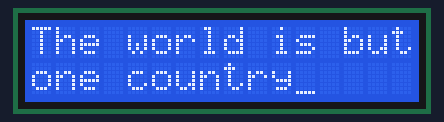
The program below on a simulated ATmega328P, built with avr-gcc and emulated at 16 MHz. Shown: 16×2 character LCD. Wiring (inferred from the names in the program): character LCD (HD44780): RS PB0; E PB1; data PD0, PD1, PD2, PD3, PD4, PD5, PD6, PD7.

Above: at 0.1 s.
At 2.6 s:
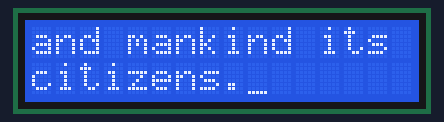

Measured:
- what the display in image 1 shows lasts 3.5 s, from 2.5 s to 6.0 s

The program:

main.c
```c
/*
 * Program12_5.c
 *  Author: Sepehr Naimi
 */

#include <avr/io.h>	//standard AVR header

#define F_CPU 16000000UL   // THE CPU FREQUENCY
#include <util/delay.h>       	//delay header

#define   	LCD_DPRT  PORTD  	//LCD DATA PORT
#define   	LCD_DDDR  DDRD         	//LCD DATA DDR
#define   	LCD_DPIN  PIND         	//LCD DATA PIN
#define   	LCD_CPRT  PORTB  	//LCD COMMANDS PORT
#define   	LCD_CDDR  DDRB         	//LCD COMMANDS DDR
#define   	LCD_CPIN  PINB         	//LCD COMMANDS PIN
#define   	LCD_RS  0              	//LCD RS
#define   	LCD_EN  1              	//LCD EN

void lcd_putValue(unsigned char val){
   	LCD_DPRT &= 0xFF;
   	LCD_DPRT = val;       	//send cmnd to data port
   	LCD_CPRT |= (1<<LCD_EN);      	//EN = 1 for H-to-L pulse
   	_delay_us(1);                 	//wait to make enable wide
   	LCD_CPRT &= ~ (1<<LCD_EN); //EN = 0 for H-to-L pulse
   	_delay_us(100);               	//wait to make enable wide

}

//*******************************************************
void lcdCommand( unsigned char cmnd ){
   	LCD_CPRT &= ~ (1<<LCD_RS);    	//RS = 0 for command
   	lcd_putValue(cmnd);
}

//*******************************************************
void lcdData( unsigned char data )
{
   	LCD_CPRT |= (1<<LCD_RS);      	//RS = 1 for data
   	lcd_putValue(data);
}

void lcd_clear()
{
   	lcdCommand(0x01);
   	_delay_us(1700);
}

void lcd_showCursor()
{
   	lcdCommand(0x0E);
   	_delay_us(50);
}

void lcd_hideCursor()
{
   	lcdCommand(0x0C);
   	_delay_us(50);
}

//*******************************************************
void lcd_init()
{
   	LCD_DDDR |= 0xFF;
   	LCD_CDDR |= (1<<LCD_RS)|(1<<LCD_EN);

   	LCD_CPRT &=~(1<<LCD_EN);   //LCD_EN = 0
   	_delay_us(2000); 	//wait for init.

   	lcdCommand(0x38);
   	lcdCommand(0x0e);	//display on, cursor on
	lcdCommand(0x01);
   	lcdCommand(0x06);	//shift cursor right

   	lcd_clear();
}

//*******************************************************
void lcd_gotoxy(unsigned char x, unsigned char y)
{
   	unsigned char firstCharAdr[]={0x80,0xC0,0x94,0xD4};//Table 12-4
   	lcdCommand(firstCharAdr[y-1] + x - 1);
   	_delay_us(100);
}

//*******************************************************
void lcd_print( const char * str )
{
   	unsigned char i = 0;

   	while(str[i] != 0) //while it is not end of string
   	{
          	lcdData(str[i]);
          	i++ ;
   	}
}

//*******************************************************
int main(void)
{
   	lcd_init();
   	lcd_hideCursor();

   	while(1)
   	{
          	lcd_clear();
          	lcd_gotoxy(1,1);
          	lcd_print("The world is but");
          	lcd_gotoxy(1,2);
          	lcd_print("one country");

          	lcd_showCursor();
          	_delay_ms(2500);

          	lcd_clear();

          	lcd_gotoxy(1,1);
          	lcd_print("and mankind its");
          	lcd_gotoxy(1,2);
          	lcd_print("citizens.");
          	_delay_ms(3500);
   	}

  return 0;
}
```
